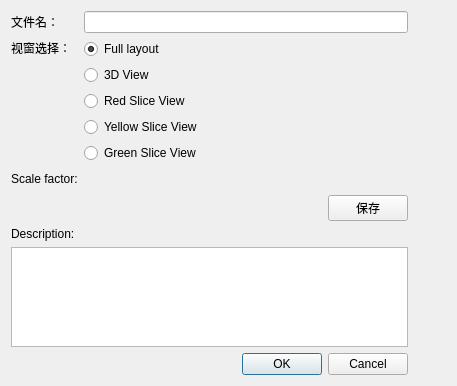
<?xml version="1.0" encoding="UTF-8"?>
<ui version="4.0">
 <class>qMRMLScreenShotDialog</class>
 <widget class="QDialog" name="qMRMLScreenShotDialog">
  <property name="geometry">
   <rect>
    <x>0</x>
    <y>0</y>
    <width>457</width>
    <height>372</height>
   </rect>
  </property>
  <property name="windowTitle">
   <string notr="true">截图</string>
  </property>
  <layout class="QGridLayout" name="gridLayout">
   <item row="2" column="1">
    <widget class="ctkDoubleSpinBox" name="scaleFactorSpinBox" native="true">
     <property name="sizePolicy">
      <sizepolicy hsizetype="Maximum" vsizetype="Fixed">
       <horstretch>0</horstretch>
       <verstretch>0</verstretch>
      </sizepolicy>
     </property>
     <property name="toolTip">
      <string>Adjust the Magnification factor.</string>
     </property>
     <property name="suffix" stdset="0">
      <string>x</string>
     </property>
     <property name="decimals" stdset="0">
      <number>1</number>
     </property>
     <property name="minimum" stdset="0">
      <double>1.000000000000000</double>
     </property>
     <property name="maximum" stdset="0">
      <double>10.000000000000000</double>
     </property>
     <property name="singleStep" stdset="0">
      <double>1.000000000000000</double>
     </property>
    </widget>
   </item>
   <item row="8" column="0">
    <widget class="QLabel" name="descriptionLabel">
     <property name="text">
      <string>Description:</string>
     </property>
    </widget>
   </item>
   <item row="10" column="0" colspan="2">
    <widget class="QDialogButtonBox" name="buttonBox">
     <property name="toolTip">
      <string>Save snapshot via File Save. Edit in Annotations module.</string>
     </property>
     <property name="standardButtons">
      <set>QDialogButtonBox::Cancel|QDialogButtonBox::Ok</set>
     </property>
    </widget>
   </item>
   <item row="0" column="0">
    <widget class="QLabel" name="nameLabel">
     <property name="text">
      <string>文件名：</string>
     </property>
    </widget>
   </item>
   <item row="2" column="0">
    <widget class="QLabel" name="scaleFactorLabel">
     <property name="text">
      <string>Scale factor:</string>
     </property>
    </widget>
   </item>
   <item row="2" column="2">
    <spacer name="horizontalSpacer">
     <property name="orientation">
      <enum>Qt::Horizontal</enum>
     </property>
     <property name="sizeHint" stdset="0">
      <size>
       <width>40</width>
       <height>20</height>
      </size>
     </property>
    </spacer>
   </item>
   <item row="1" column="1">
    <layout class="QHBoxLayout" name="topRow" stretch="0,1">
     <item>
      <layout class="QVBoxLayout" name="verticalLayout">
       <item>
        <widget class="QRadioButton" name="fullLayoutRadio">
         <property name="text">
          <string>Full layout</string>
         </property>
         <property name="icon">
          <iconset>
           <normaloff>:/Icons/AnnotationLayout.png</normaloff>:/Icons/AnnotationLayout.png</iconset>
         </property>
         <property name="checked">
          <bool>true</bool>
         </property>
        </widget>
       </item>
       <item>
        <widget class="QRadioButton" name="threeDViewRadio">
         <property name="text">
          <string>3D View</string>
         </property>
         <property name="icon">
          <iconset resource="../qMRMLWidgets.qrc">
           <normaloff>:/Icons/LayoutOneUp3DView.png</normaloff>:/Icons/LayoutOneUp3DView.png</iconset>
         </property>
         <property name="checked">
          <bool>false</bool>
         </property>
        </widget>
       </item>
       <item>
        <widget class="QRadioButton" name="redSliceViewRadio">
         <property name="text">
          <string>Red Slice View</string>
         </property>
         <property name="icon">
          <iconset resource="../qMRMLWidgets.qrc">
           <normaloff>:/Icons/LayoutOneUpRedSliceView.png</normaloff>:/Icons/LayoutOneUpRedSliceView.png</iconset>
         </property>
        </widget>
       </item>
       <item>
        <widget class="QRadioButton" name="yellowSliceViewRadio">
         <property name="text">
          <string>Yellow Slice View</string>
         </property>
         <property name="icon">
          <iconset resource="../qMRMLWidgets.qrc">
           <normaloff>:/Icons/LayoutOneUpYellowSliceView.png</normaloff>:/Icons/LayoutOneUpYellowSliceView.png</iconset>
         </property>
        </widget>
       </item>
       <item>
        <widget class="QRadioButton" name="greenSliceViewRadio">
         <property name="text">
          <string>Green Slice View</string>
         </property>
         <property name="icon">
          <iconset resource="../qMRMLWidgets.qrc">
           <normaloff>:/Icons/LayoutOneUpGreenSliceView.png</normaloff>:/Icons/LayoutOneUpGreenSliceView.png</iconset>
         </property>
        </widget>
       </item>
      </layout>
     </item>
     <item>
      <widget class="ctkThumbnailLabel" name="ScreenshotWidget" native="true">
       <property name="sizePolicy">
        <sizepolicy hsizetype="Ignored" vsizetype="Ignored">
         <horstretch>0</horstretch>
         <verstretch>0</verstretch>
        </sizepolicy>
       </property>
       <property name="minimumSize">
        <size>
         <width>200</width>
         <height>0</height>
        </size>
       </property>
       <property name="selectedColor" stdset="0">
        <color alpha="0">
         <red>0</red>
         <green>0</green>
         <blue>0</blue>
        </color>
       </property>
      </widget>
     </item>
    </layout>
   </item>
   <item row="9" column="0" colspan="2">
    <widget class="QTextEdit" name="descriptionTextEdit">
     <property name="sizePolicy">
      <sizepolicy hsizetype="Expanding" vsizetype="Fixed">
       <horstretch>0</horstretch>
       <verstretch>0</verstretch>
      </sizepolicy>
     </property>
     <property name="maximumSize">
      <size>
       <width>16777215</width>
       <height>100</height>
      </size>
     </property>
    </widget>
   </item>
   <item row="1" column="0">
    <widget class="QLabel" name="screenshotLabel">
     <property name="text">
      <string>视窗选择：</string>
     </property>
     <property name="alignment">
      <set>Qt::AlignLeading|Qt::AlignLeft|Qt::AlignTop</set>
     </property>
    </widget>
   </item>
   <item row="0" column="1">
    <widget class="QLineEdit" name="nameEdit"/>
   </item>
   <item row="3" column="1">
    <layout class="QHBoxLayout" name="horizontalLayout">
     <item>
      <spacer name="horizontalSpacer_2">
       <property name="orientation">
        <enum>Qt::Horizontal</enum>
       </property>
       <property name="sizeHint" stdset="0">
        <size>
         <width>40</width>
         <height>20</height>
        </size>
       </property>
      </spacer>
     </item>
     <item>
      <widget class="QPushButton" name="saveAsButton">
       <property name="text">
        <string>保存</string>
       </property>
      </widget>
     </item>
    </layout>
   </item>
  </layout>
 </widget>
 <customwidgets>
  <customwidget>
   <class>ctkThumbnailLabel</class>
   <extends>QWidget</extends>
   <header>ctkThumbnailLabel.h</header>
  </customwidget>
  <customwidget>
   <class>ctkDoubleSpinBox</class>
   <extends>QWidget</extends>
   <header>ctkDoubleSpinBox.h</header>
  </customwidget>
 </customwidgets>
 <resources>
  <include location="../qMRMLWidgets.qrc"/>
 </resources>
 <connections>
  <connection>
   <sender>buttonBox</sender>
   <signal>rejected()</signal>
   <receiver>qMRMLScreenShotDialog</receiver>
   <slot>reject()</slot>
   <hints>
    <hint type="sourcelabel">
     <x>345</x>
     <y>397</y>
    </hint>
    <hint type="destinationlabel">
     <x>326</x>
     <y>231</y>
    </hint>
   </hints>
  </connection>
  <connection>
   <sender>buttonBox</sender>
   <signal>accepted()</signal>
   <receiver>qMRMLScreenShotDialog</receiver>
   <slot>accept()</slot>
   <hints>
    <hint type="sourcelabel">
     <x>395</x>
     <y>386</y>
    </hint>
    <hint type="destinationlabel">
     <x>388</x>
     <y>263</y>
    </hint>
   </hints>
  </connection>
  <connection>
   <sender>fullLayoutRadio</sender>
   <signal>clicked()</signal>
   <receiver>qMRMLScreenShotDialog</receiver>
   <slot>grabScreenShot()</slot>
   <hints>
    <hint type="sourcelabel">
     <x>125</x>
     <y>58</y>
    </hint>
    <hint type="destinationlabel">
     <x>447</x>
     <y>216</y>
    </hint>
   </hints>
  </connection>
  <connection>
   <sender>threeDViewRadio</sender>
   <signal>clicked()</signal>
   <receiver>qMRMLScreenShotDialog</receiver>
   <slot>grabScreenShot()</slot>
   <hints>
    <hint type="sourcelabel">
     <x>178</x>
     <y>95</y>
    </hint>
    <hint type="destinationlabel">
     <x>431</x>
     <y>224</y>
    </hint>
   </hints>
  </connection>
  <connection>
   <sender>redSliceViewRadio</sender>
   <signal>clicked()</signal>
   <receiver>qMRMLScreenShotDialog</receiver>
   <slot>grabScreenShot()</slot>
   <hints>
    <hint type="sourcelabel">
     <x>145</x>
     <y>127</y>
    </hint>
    <hint type="destinationlabel">
     <x>420</x>
     <y>231</y>
    </hint>
   </hints>
  </connection>
  <connection>
   <sender>yellowSliceViewRadio</sender>
   <signal>clicked()</signal>
   <receiver>qMRMLScreenShotDialog</receiver>
   <slot>grabScreenShot()</slot>
   <hints>
    <hint type="sourcelabel">
     <x>158</x>
     <y>157</y>
    </hint>
    <hint type="destinationlabel">
     <x>407</x>
     <y>238</y>
    </hint>
   </hints>
  </connection>
  <connection>
   <sender>greenSliceViewRadio</sender>
   <signal>clicked()</signal>
   <receiver>qMRMLScreenShotDialog</receiver>
   <slot>grabScreenShot()</slot>
   <hints>
    <hint type="sourcelabel">
     <x>107</x>
     <y>194</y>
    </hint>
    <hint type="destinationlabel">
     <x>394</x>
     <y>245</y>
    </hint>
   </hints>
  </connection>
  <connection>
   <sender>scaleFactorSpinBox</sender>
   <signal>valueChanged(double)</signal>
   <receiver>qMRMLScreenShotDialog</receiver>
   <slot>grabScreenShot()</slot>
   <hints>
    <hint type="sourcelabel">
     <x>96</x>
     <y>235</y>
    </hint>
    <hint type="destinationlabel">
     <x>96</x>
     <y>262</y>
    </hint>
   </hints>
  </connection>
 </connections>
 <slots>
  <slot>grabScreenShot()</slot>
 </slots>
</ui>
